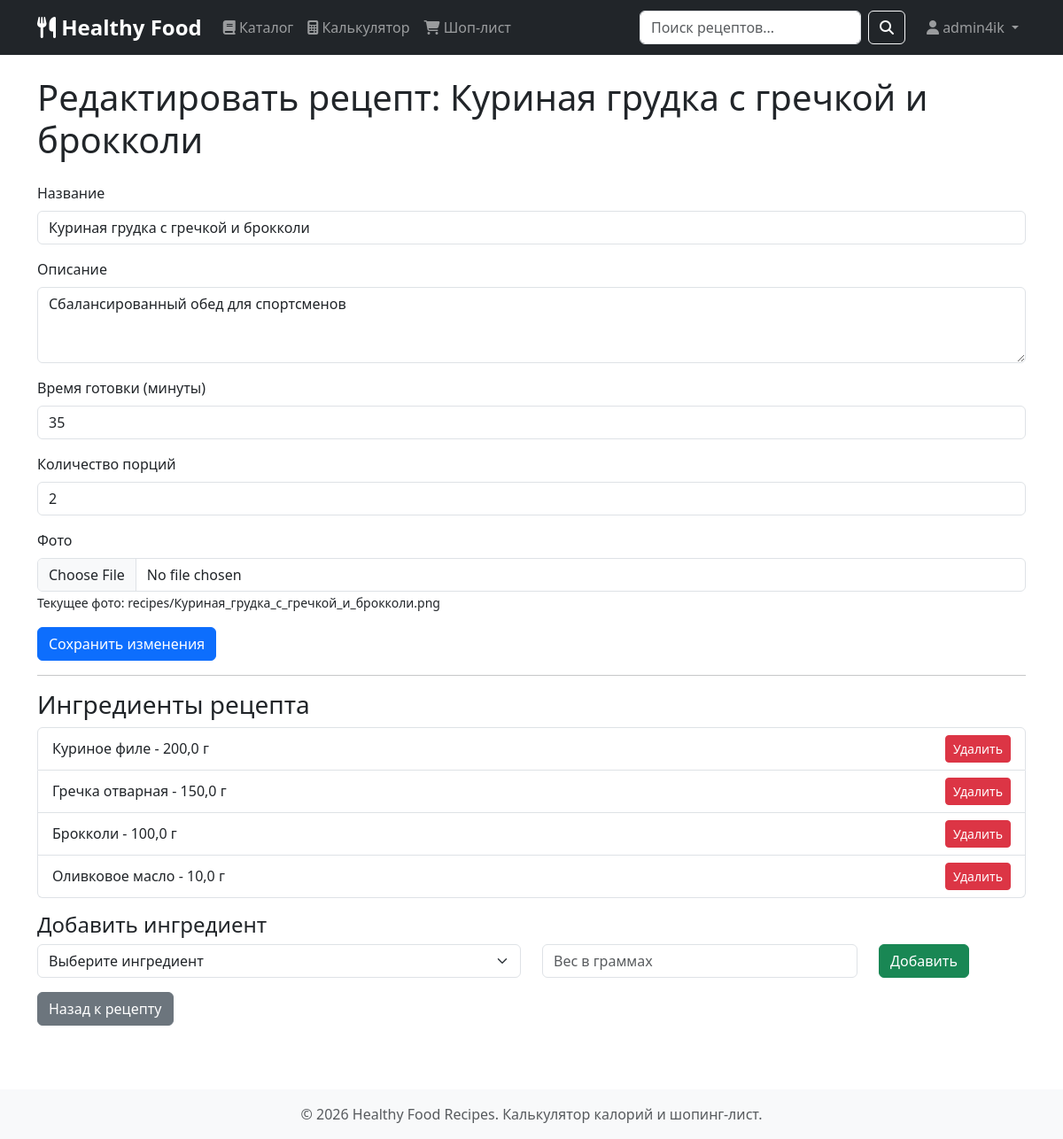
The page /edit-recipe/1/ (signed in) on the database as committed earlier.
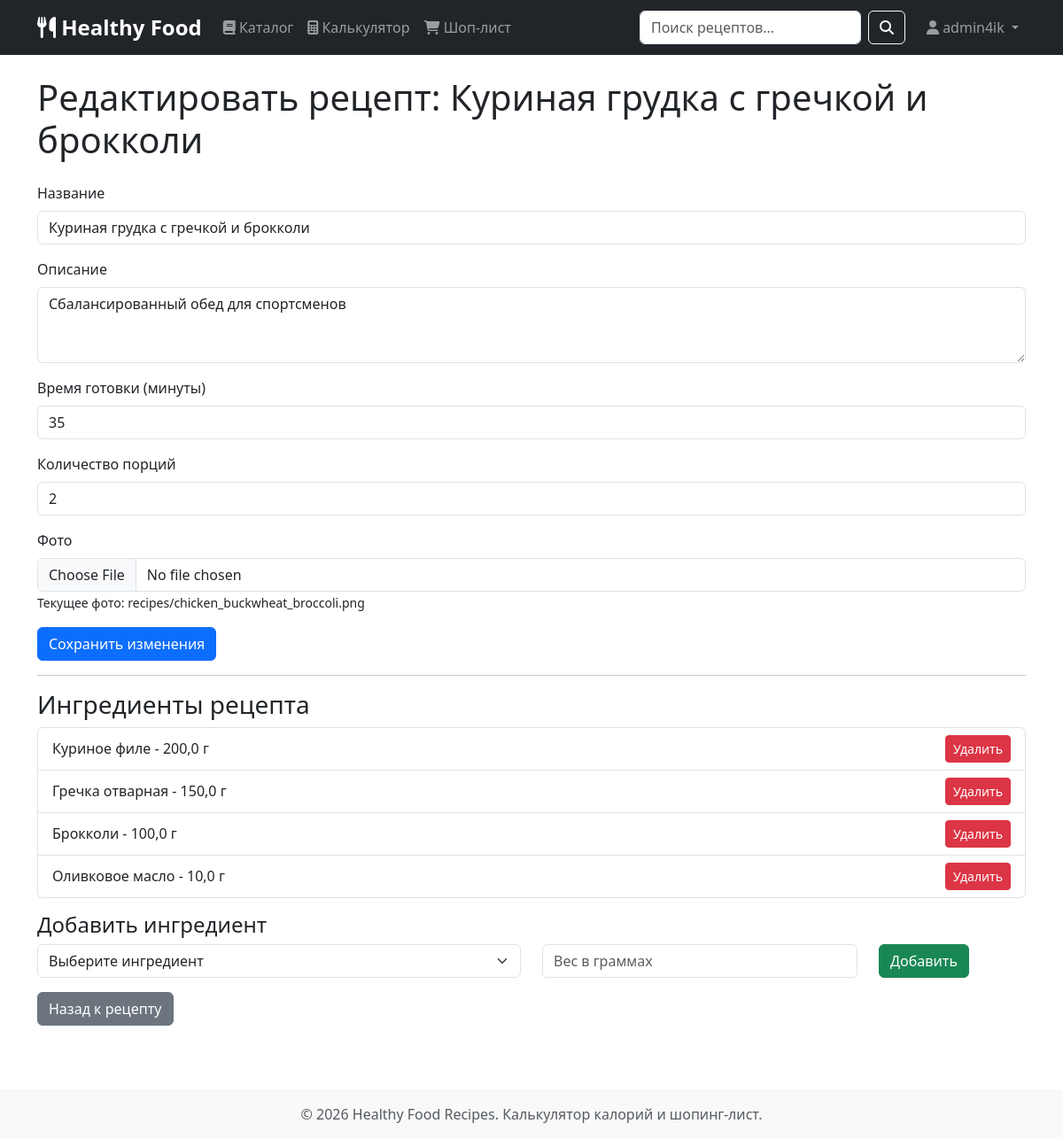
The same page on the database as committed later.
### recipes/models.py (models this page shows)
class Recipe(models.Model):
    title = models.CharField(max_length=200)
    description = models.TextField()
    cooking_time = models.IntegerField(help_text='минуты')
    image = models.ImageField(upload_to='recipes/', blank=True, null=True)
    servings = models.IntegerField(default=1)
    author = models.ForeignKey(User, on_delete=models.CASCADE, null=True, blank=True, related_name='recipes')
    class Meta:
        verbose_name = 'Рецепт'
        verbose_name_plural = 'Рецепты'
        permissions = [
            ('can_edit_all_recipes', 'Может редактировать любые рецепты'),
            ('can_delete_all_recipes', 'Может удалять любые рецепты'),
        ]

### recipes/views.py (the view, shortened to what this page needs)
# urls.py: path('edit-recipe/<int:pk>/', views.edit_recipe, name='edit_recipe'),
@login_required
def edit_recipe(request, pk):
    recipe = get_object_or_404(Recipe, pk=pk)
    if not can_edit_recipe(request.user, recipe):
        raise PermissionDenied("У вас нет прав на редактирование этого рецепта")
    ingredients = Ingredient.objects.all()
    recipe_ingredients = RecipeIngredient.objects.filter(recipe=recipe)
    return render(request, 'recipes/edit_recipe.html', {
        'recipe': recipe,
        'ingredients': ingredients,
        'recipe_ingredients': recipe_ingredients,
    })

### recipes/views.py (called while the page is built, shortened)
def can_edit_recipe(user, recipe):
    if user.is_superuser:
        return True

### recipes/templates/recipes/edit_recipe.html (shortened to what this page needs)
{% extends 'base.html' %}
{% block content %}
<h1 class="mb-4">Редактировать рецепт: {{ recipe.title }}</h1>
<form method="post" enctype="multipart/form-data">
    <div class="mb-3">
        <label class="form-label">Название</label>
        <input type="text" name="title" class="form-control" value="{{ recipe.title }}" required>
    </div>
    <div class="mb-3">
        <label class="form-label">Описание</label>
        <textarea name="description" class="form-control" rows="3" required>{{ recipe.description }}</textarea>
    </div>
    <div class="mb-3">
        <label class="form-label">Время готовки (минуты)</label>
        <input type="number" name="cooking_time" class="form-control" value="{{ recipe.cooking_time }}" required>
    </div>
    <div class="mb-3">
        <label class="form-label">Количество порций</label>
        <input type="number" name="servings" class="form-control" value="{{ recipe.servings }}" required>
    </div>
    <div class="mb-3">
        <label class="form-label">Фото</label>
        <input type="file" name="image" class="form-control">
        {% if recipe.image %}
        <small>Текущее фото: {{ recipe.image.name }}</small>
        {% endif %}
    </div>
    <button type="submit" class="btn btn-primary">Сохранить изменения</button>
</form>
<hr>
<h3>Ингредиенты рецепта</h3>
<ul class="list-group mb-3">
    {% for ing in recipe_ingredients %}
    <li class="list-group-item d-flex justify-content-between align-items-center">
        {{ ing.ingredient.name }} - {{ ing.quantity_grams }} г
        <a href="{% url 'remove_ingredient' recipe.id ing.id %}" class="btn btn-danger btn-sm">Удалить</a>
    </li>
    {% empty %}
    <li class="list-group-item">Нет ингредиентов</li>
    {% endfor %}
</ul>
<h4>Добавить ингредиент</h4>
<form method="post" action="{% url 'add_ingredient_to_recipe' recipe.id %}">
    <div class="row">
        <div class="col-md-6">
            <select name="ingredient_id" class="form-select" required>
                <option value="">Выберите ингредиент</option>
            </select>
        </div>
        <div class="col-md-4">
            <input type="number" name="quantity_grams" class="form-control" placeholder="Вес в граммах" required>
        </div>
        <div class="col-md-2">
            <button type="submit" class="btn btn-success">Добавить</button>
        </div>
    </div>
</form>
<a href="{% url 'recipe_detail' recipe.id %}" class="btn btn-secondary mt-3">Назад к рецепту</a>
{% endblock %}

Rows that differ between the two databases and show on the page:
changed Recipe "Куриная грудка с гречкой и брокколи": image.name "recipes/Куриная_грудка_с_гречкой_и_брокколи.png" → "recipes/chicken_buckwheat_broccoli.png"
